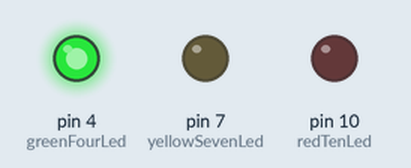
This sketch was run on a simulated Arduino Uno, built with avr-gcc and run on an emulated ATmega328P. Parts: output pins drawn as LEDs (lit = HIGH).

Above: at 2.5 s.
At 5.2 s:
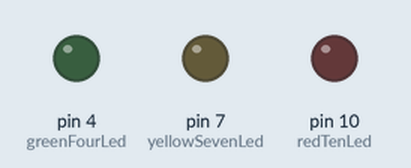
At 6.7 s:
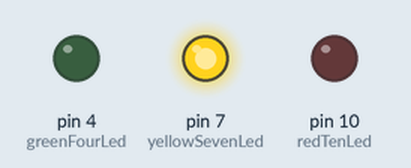
At 11.0 s:
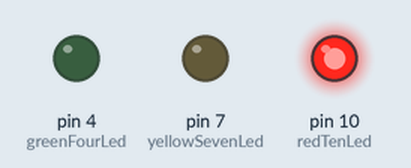
Timing chart, 0 to 17.6 s (numbered marks = the images above):
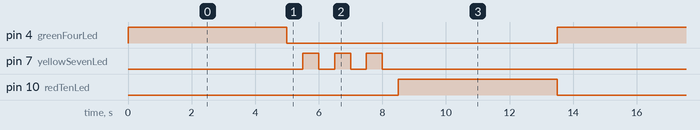

Measured:
- by itself, pin 4 (greenFourLed), pin 10 (redTenLed): alternates HIGH for 5.0 s and LOW for 8.5 s
- by itself, pin 7 (yellowSevenLed): repeats every 13.5 s: 2 × (LOW 0.50 s, HIGH 0.50 s), LOW 11.0 s, HIGH 0.50 s
- by itself, everything shown: repeats every 13.5 s, in 10 steps

The sketch:

p4_stop_light.ino.ino
```cpp
int redTenLed =10; // initialize digital pin 8.
int yellowSevenLed =7; // initialize digital pin 7.
int greenFourLed =4; // initialize digital pin 4.

void setup() {
  pinMode(redTenLed, OUTPUT);// set the pin with red LED as “output”
  pinMode(yellowSevenLed, OUTPUT); // set the pin with yellow LED as “output”
  pinMode(greenFourLed, OUTPUT); // set the pin with green LED as “output”
}
void loop() {
  digitalWrite(greenFourLed, HIGH);//// turn on green LED
  delay(5000);// wait 5 seconds

  digitalWrite(greenFourLed, LOW); // turn off green LED
  for(int i=0;i<3;i++)// blinks for 3 times
  {
    delay(500);// wait 0.5 second
    digitalWrite(yellowSevenLed, HIGH);// turn on yellow LED
    delay(500);// wait 0.5 second
    digitalWrite(yellowSevenLed, LOW);// turn off yellow LED
  }
  delay(500);// wait 0.5 second
  digitalWrite(redTenLed, HIGH);// turn on red LED
  delay(5000);// wait 5 seconds
  digitalWrite(redTenLed, LOW);// turn off red LED
}
```
